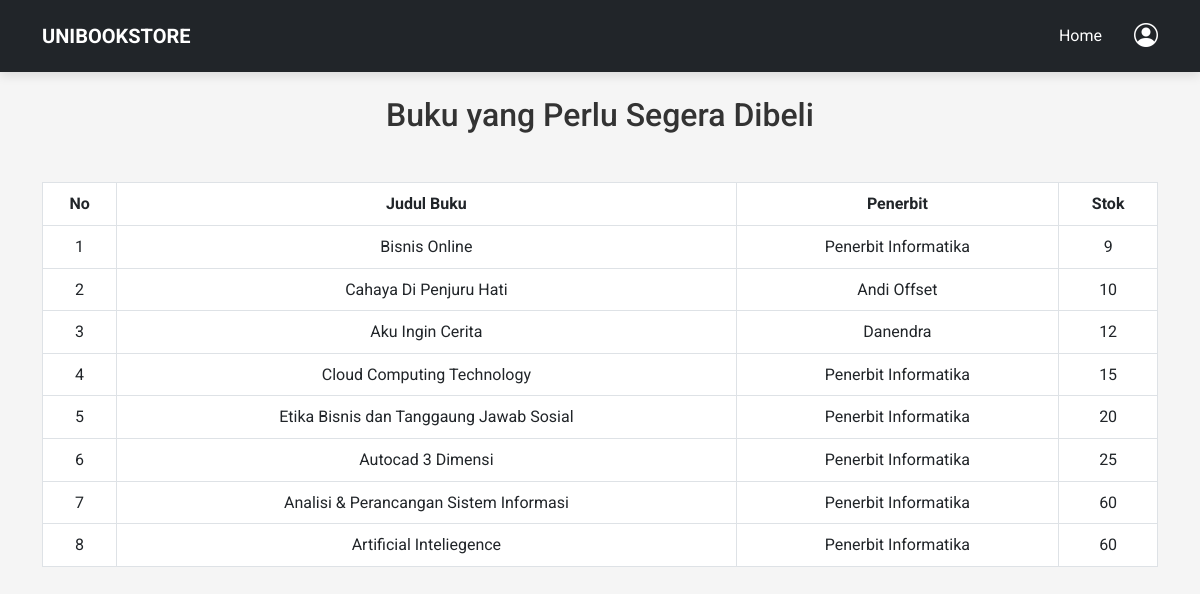
Screenshot of /pengadaan.php with the database file from the repository.
### tables this page shows
CREATE TABLE `buku` (
  `id_buku` varchar(10) NOT NULL,
  `kategori` varchar(15) NOT NULL,
  `nama_buku` varchar(100) NOT NULL,
  `harga` int(11) NOT NULL,
  `stok` int(11) NOT NULL,
  `id_penerbit` varchar(10) NOT NULL
);

CREATE TABLE `penerbit` (
  `id_penerbit` varchar(10) NOT NULL,
  `nama_penerbit` varchar(100) NOT NULL,
  `alamat` text NOT NULL,
  `kota` varchar(50) NOT NULL,
  `telepon` varchar(15) NOT NULL
);

### pengadaan.php (the view, shortened to what this page needs)
<?php
include 'koneksi.php';
$query = "SELECT * FROM buku JOIN penerbit ON buku.id_penerbit = penerbit.id_penerbit ORDER BY buku.stok ASC ";
$result = mysqli_query($koneksi, $query);
?>
<!DOCTYPE html>
<html lang="id">
<head>
    <link href="https://cdn.jsdelivr.net/npm/bootstrap@5.3.0/dist/css/bootstrap.min.css" rel="stylesheet">
    <link rel="stylesheet" href="https://cdn.jsdelivr.net/npm/bootstrap-icons/font/bootstrap-icons.css">
    <link rel="stylesheet" href="css2.css">
</head>
<body>
    <nav id="navbar" class="navbar bg-dark navbar-expand-lg navbar-dark fixed-top mb-3">
        <div class="container d-flex justify-content-between align-items-center">
            <a class="navbar-brand fw-bold text-white" href="#">UNIBOOKSTORE</a>
            <div class="d-flex align-items-center">
                <a href="index.php" class="text-white text-decoration-none me-4">Home</a>
                <a href="admin.php" class="text-white text-decoration-none ms-2">
                    <i class="bi bi-person-circle fs-4"></i>
                </a>
            </div>
        </div>
    </nav>
    <div class="container py-5 mt-5">
        <h2 class="text-center  mb-5">Buku yang Perlu Segera Dibeli</h2>
        <div class="table-responsive">
            <table class="table table-bordered table-hover">
                <thead class="text-center">
                    <tr>
                        <th scope="col">No</th>
                        <th scope="col">Judul Buku</th>
                        <th scope="col">Penerbit</th>
                        <th scope="col">Stok</th>
                    </tr>
                </thead>
                <tbody>
                    <?php
                    $nomor = 1;
                    while ($row = mysqli_fetch_assoc($result)) { ?>
                        <tr class="text-center">
                            <td><?php echo $nomor ?></td>
                            <td><?php echo $row['nama_buku']; ?></td>
                            <td><?php echo $row['nama_penerbit']; ?></td>
                            <td><?php echo $row['stok']; ?></td>
                        </tr>
                    <?php $nomor++;
                    } ?>
                </tbody>
            </table>
        </div>
    </div>
</body>
</html>

### css2.css (style rules this page uses)
body { font-family: 'Roboto', sans-serif; margin: 0; padding: 0; background-color: #f5f5f5; color: #333; line-height: 1.6; }
#navbar { padding: 15px 0px; box-shadow: 0px 4px 10px rgba(0, 0, 0, 0.1); transition: background-color 0.3s ease-in-out; }

### rows the page displays
buku: nama_buku "Bisnis Online", id_penerbit.nama_penerbit "Penerbit Informatika", stok "9"
buku: nama_buku "Cahaya Di Penjuru Hati", id_penerbit.nama_penerbit "Andi Offset", stok "10"
buku: nama_buku "Aku Ingin Cerita", id_penerbit.nama_penerbit "Danendra", stok "12"
buku: nama_buku "Cloud Computing Technology", id_penerbit.nama_penerbit "Penerbit Informatika", stok "15"
buku: nama_buku "Etika Bisnis dan Tanggaung Jawab Sosial", id_penerbit.nama_penerbit "Penerbit Informatika", stok "20"
buku: nama_buku "Autocad 3 Dimensi", id_penerbit.nama_penerbit "Penerbit Informatika", stok "25"
buku: nama_buku "Analisi & Perancangan Sistem Informasi", id_penerbit.nama_penerbit "Penerbit Informatika", stok "60"
buku: nama_buku "Artificial Inteliegence", id_penerbit.nama_penerbit "Penerbit Informatika", stok "60"
